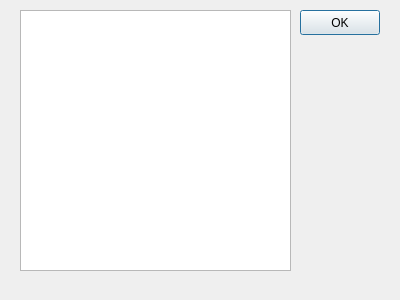
<?xml version="1.0" encoding="UTF-8"?>
<ui version="4.0">
 <class>about</class>
 <widget class="QDialog" name="about">
  <property name="geometry">
   <rect>
    <x>0</x>
    <y>0</y>
    <width>400</width>
    <height>300</height>
   </rect>
  </property>
  <property name="sizePolicy">
   <sizepolicy hsizetype="Preferred" vsizetype="Fixed">
    <horstretch>0</horstretch>
    <verstretch>0</verstretch>
   </sizepolicy>
  </property>
  <property name="minimumSize">
   <size>
    <width>200</width>
    <height>50</height>
   </size>
  </property>
  <property name="windowTitle">
   <string>About Tester2</string>
  </property>
  <widget class="QTextBrowser" name="textBrowser">
   <property name="geometry">
    <rect>
     <x>20</x>
     <y>10</y>
     <width>271</width>
     <height>261</height>
    </rect>
   </property>
  </widget>
  <widget class="QPushButton" name="pushButton">
   <property name="geometry">
    <rect>
     <x>300</x>
     <y>10</y>
     <width>80</width>
     <height>25</height>
    </rect>
   </property>
   <property name="minimumSize">
    <size>
     <width>0</width>
     <height>25</height>
    </size>
   </property>
   <property name="maximumSize">
    <size>
     <width>16777215</width>
     <height>25</height>
    </size>
   </property>
   <property name="text">
    <string>OK</string>
   </property>
  </widget>
 </widget>
 <resources/>
 <connections/>
</ui>
